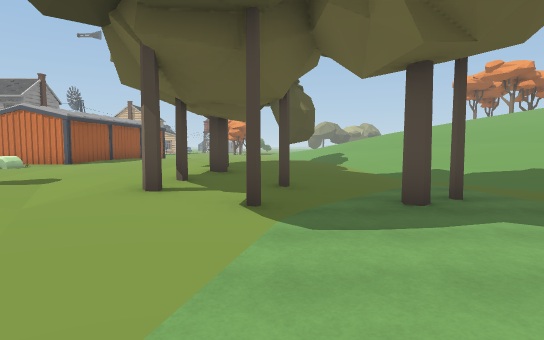
View 1 (above)

24 first-person views from a walk through a Unity game level. The camera is 1.5 m above the floor, tilts 4° down and sees 80° across. The floor is counted in squares, 2 m on a side. Each view is taken from the middle of a square. On the plan, view 1 faces up. The plan holds only what a view shows up to about 11 squares ahead; the rest is blank. The place goes on beyond the plan. The player is left out. Some animated figures are not drawn. Door leaves are left out, so doorways stand open. Some surface patterns are stand-ins.

View 2
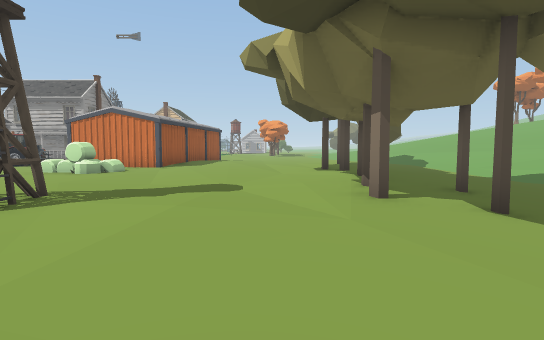

View 3
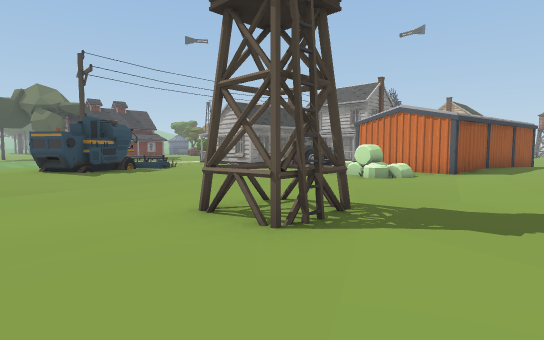

View 4
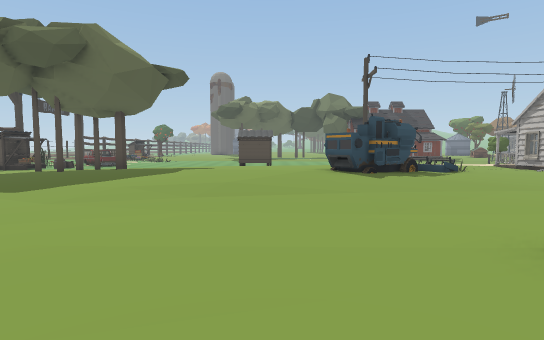

View 5
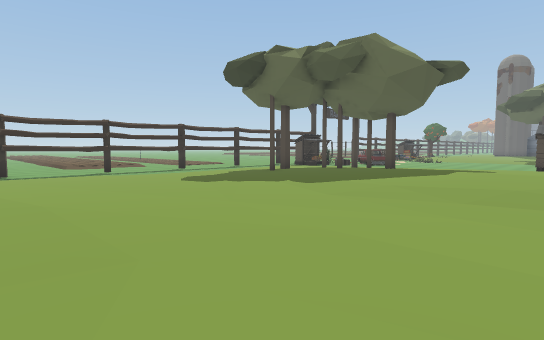

View 6
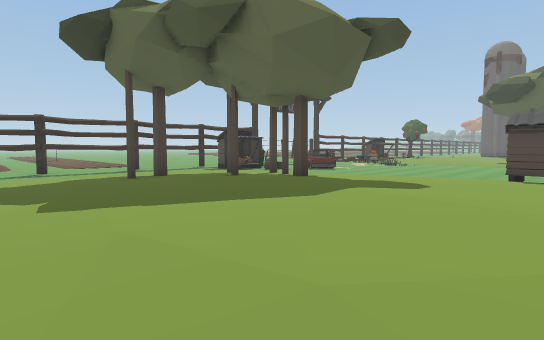

View 7
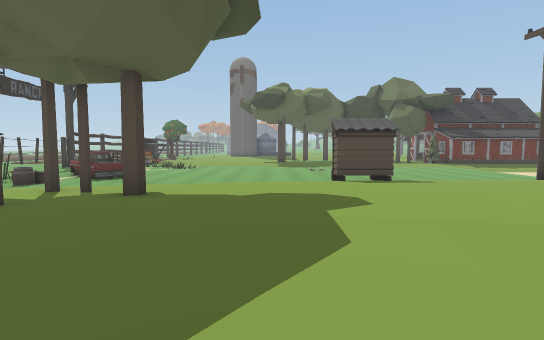

View 8
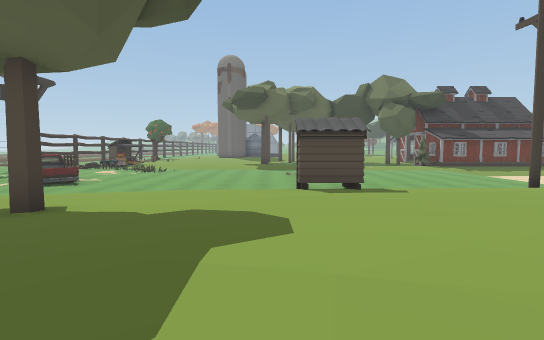

View 9
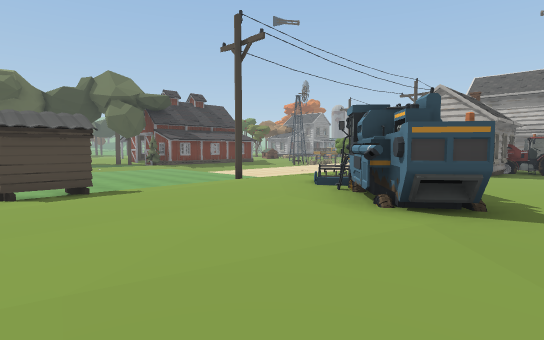

View 10
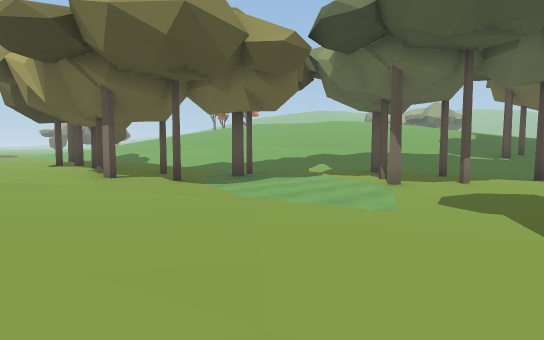

View 11
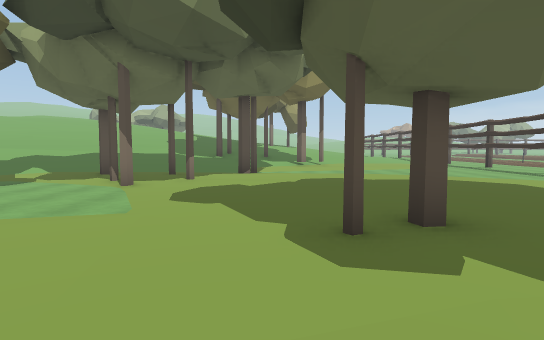

View 12
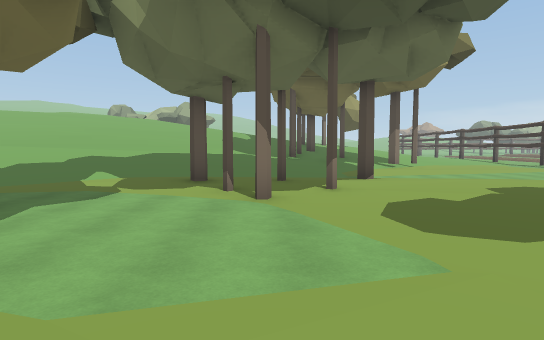

View 13
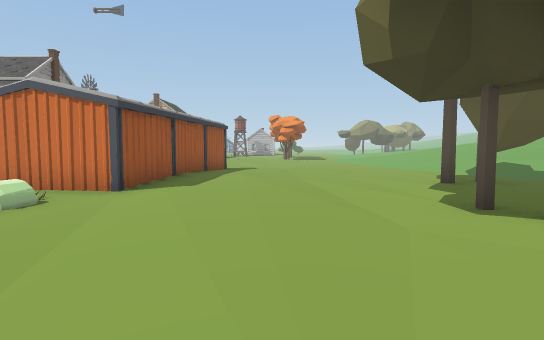

View 14
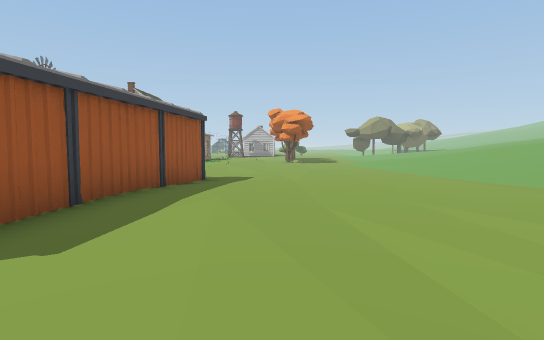

View 15
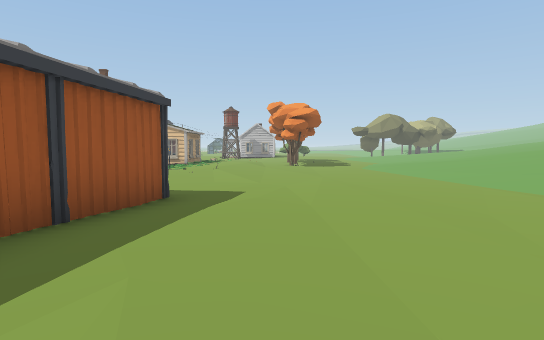

View 16
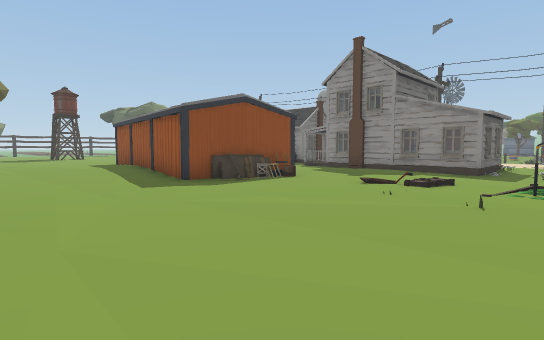

View 17
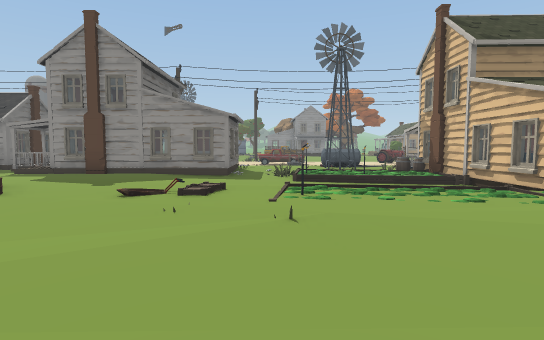

View 18
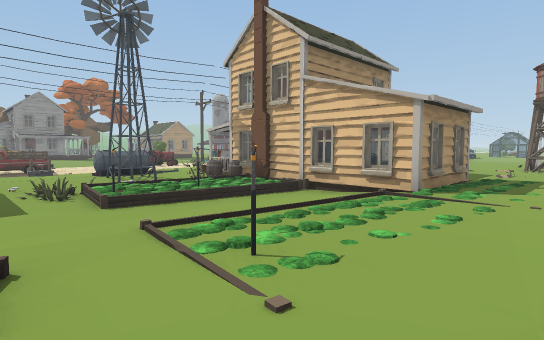

View 19
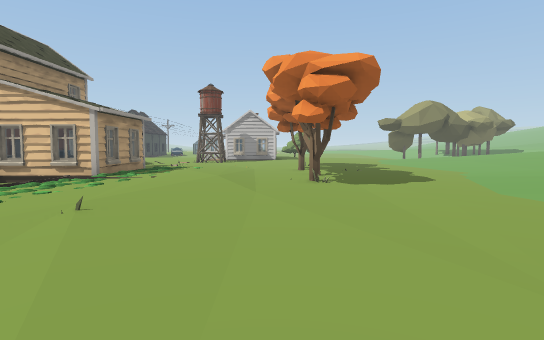

View 20
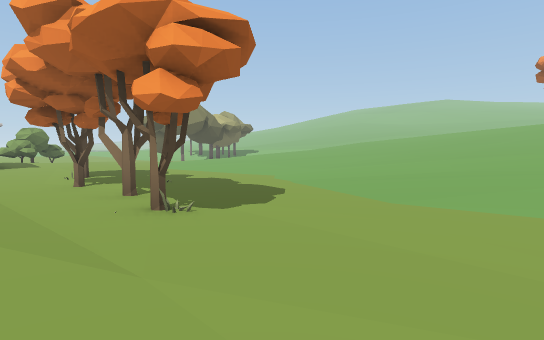

View 21
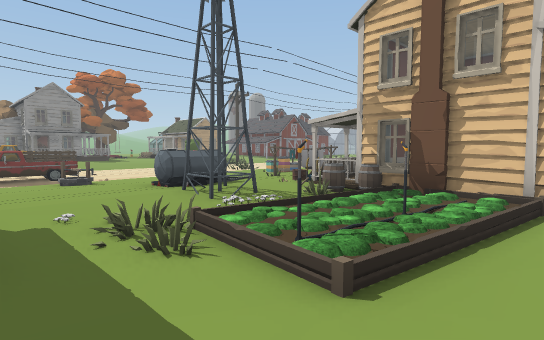

View 22
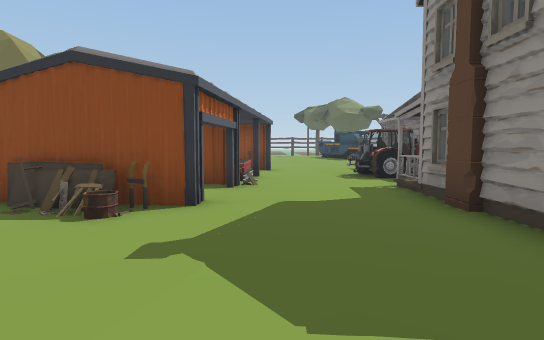

View 23
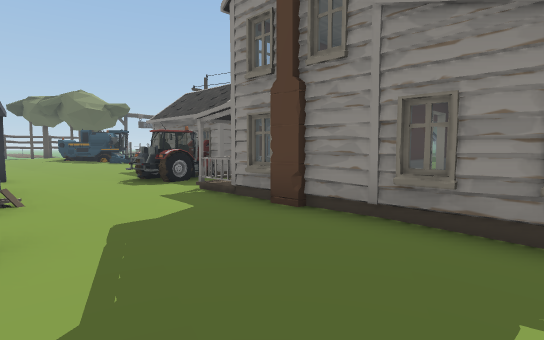

View 24
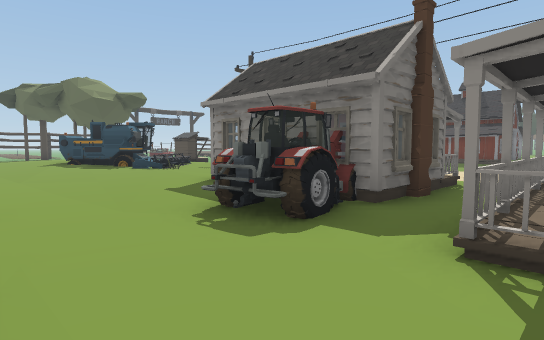

### Floor plan
Key: @ floor where view 1 was taken; # wall or solid block; . main floor; : floor 0.25 m higher than the main floor; - floor 0.25 m lower than the main floor; + floor 0.5 m higher than the main floor; _ floor 0.5 m lower than the main floor; < floor 0.75 m lower than the main floor; / step, stairs or slope; D open door; = window, fence, low wall or low ledge; B hay bale; T tower; R tree; A barrel; W windmill; O other object.
Columns run from 23 left of view 1 to 9 right of it. Each row starts with its distance up from view 1.
 31             D# .: ..R....-//
 30        O    D# #::.......-//
 29       -O    D   :::.R....////
 28       -..    OO O:/.O..../////
 27        .OAA #-O:::/.R...///////
 26  _</-- OWO-.:-//:::.....////////
 25  O<_--.OWO//O-/:::::...//////////
 24 _O<//O...-/O..//::::...//////////
 23 _O</--...OO--..O:O:..../////
 22         ###-..:/:::.....////
 21           #...:/........////
 20           ##.:..........////
 19         DD##............////
 18          ###..#OO#......////
 17          ###..D  #......///
 16         :::...D  #::.....///
 15        -.......O #::...::///
 14      ###=.O...OOO#::..:::///
 13       #  OOO.#   #::::::::/
 12       D  =....   #::::::#:
 11          #....O##:::::#::.//////
 10          #....BBO::::::::.//////
  9        :::.....B..:::#:://///////
  8        :::......:.::::#://///////
  7      :::O::.....:.::::////-//////
  6 ----/:::==::....:..:::///--//////
  5 ---#.::=##::...:::::::/#--#-/////
  4 ----/:::###::..:TT:::#//-#--/////
  3 ----/::::##::...TT::::/-----/////
  2 ----/:::::+//...:::::.------#////
  1  --OO:::::+:/...::::..------..///
  0  --OO:::::::/...:::..--@--###-///
 -1 ----.::::::::........------#.-///
 -2 ----..:::::::.......------...#///
 -3 ----..:::::::.......-----....--//
 -4 -----..R::::....... .-#......---
 -5 -----..:::........   ........---
 -6 -----...R.........    .......---.
 -7 --O---.R.RR..-....     .....-----
 -8  O OA- .....---...       ..--  --
 -9  OO--   ---------.        -----
-10    O     ---- ----         ----
-11           --#  #--           -#
-12            #-   -#

Positions as (right, up) in squares from view 1, and headings:
1: (0, 0), facing up
2: (-3, 0), facing up
3: (-4, 1), facing up-left
4: (-5, 1), facing left
5: (-5, 1), facing down-left
6: (-10, 1), facing down-left
7: (-11, -2), facing left
8: (-12, -1), facing left
9: (-12, -1), facing up-left
10: (-4, -3), facing up-right
11: (-4, -3), facing right
12: (-2, 0), facing right
13: (-4, 5), facing up
14: (-4, 9), facing up
15: (-4, 12), facing up
16: (-2, 24), facing down-left
17: (-3, 23), facing left
18: (-6, 22), facing up-left
19: (-4, 20), facing up
20: (-5, 23), facing up-right
21: (-10, 22), facing up-left
22: (-10, 22), facing down
23: (-9, 21), facing down-left
24: (-10, 16), facing down-left
